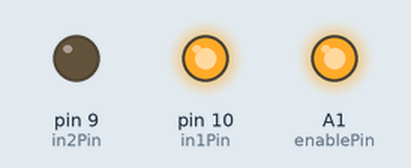
Simulated run of this sketch. Board: Arduino Uno, built with avr-gcc and run on an emulated ATmega328P. Shown: output pins drawn as LEDs (lit = HIGH).

Above: at 0.1 s.
Timing chart, 0 to 1.6 s (numbered marks = the images above):
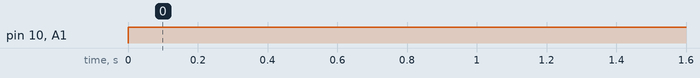

Measured:
- by itself, pin 10 (in1Pin), A1 (enablePin): LOW → HIGH at 0.00 s

The sketch:

PWM.ino
```cpp
int enablePin = A1;
int in1Pin = 10;
int in2Pin = 9;

void setup()
{
  pinMode(in1Pin, OUTPUT);
  pinMode(in2Pin, OUTPUT);
  pinMode(enablePin, OUTPUT);
}

void loop()
{
  digitalWrite(in1Pin, HIGH);
  digitalWrite(in2Pin, LOW);
  analogWrite(enablePin, 150);
  delay(1000);
  analogWrite(enablePin, 255);
  delay(1000);
}
```
